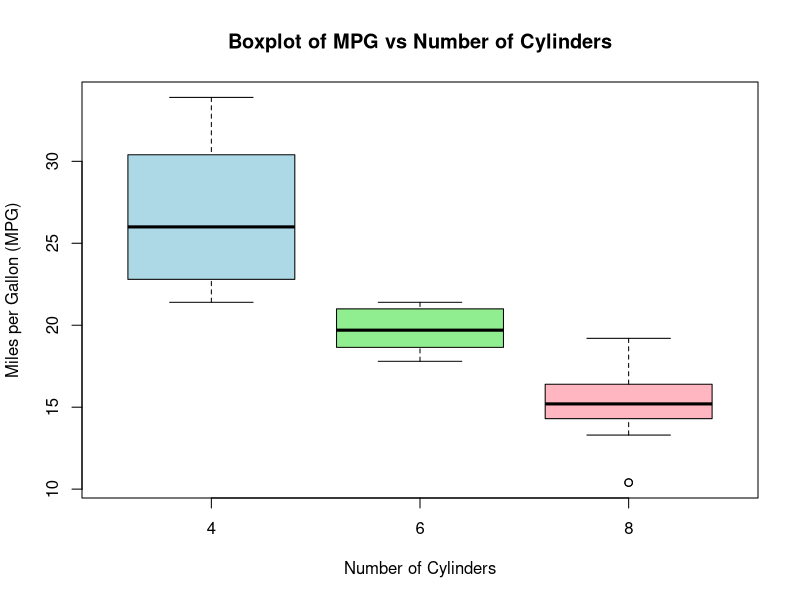

The R source for this figure:

# Experiment 8: Boxplot of MPG and Cylinders

# Load the built-in dataset
data(mtcars)

# Convert cyl into a factor
mtcars$cyl <- as.factor(mtcars$cyl)

# Create boxplot
boxplot(mpg ~ cyl,
        data = mtcars,
        main = "Boxplot of MPG vs Number of Cylinders",
        xlab = "Number of Cylinders",
        ylab = "Miles per Gallon (MPG)",
        col = c("lightblue", "lightgreen", "lightpink"),
        border = "black")

# Display summary statistics
by(mtcars$mpg, mtcars$cyl, summary)
